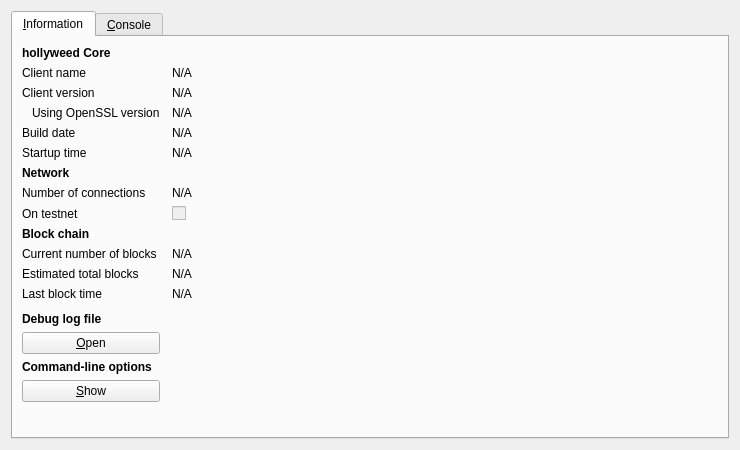
<?xml version="1.0" encoding="UTF-8"?>
<ui version="4.0">
 <class>RPCConsole</class>
 <widget class="QDialog" name="RPCConsole">
  <property name="geometry">
   <rect>
    <x>0</x>
    <y>0</y>
    <width>740</width>
    <height>450</height>
   </rect>
  </property>
  <property name="windowTitle">
   <string>hollyweed - Debug window</string>
  </property>
  <layout class="QVBoxLayout" name="verticalLayout_2">
   <item>
    <widget class="QTabWidget" name="tabWidget">
     <property name="currentIndex">
      <number>0</number>
     </property>
     <widget class="QWidget" name="tab_info">
      <attribute name="title">
       <string>&amp;Information</string>
      </attribute>
      <layout class="QGridLayout" name="gridLayout" columnstretch="0,1">
       <property name="horizontalSpacing">
        <number>12</number>
       </property>
       <item row="0" column="0">
        <widget class="QLabel" name="label_9">
         <property name="font">
          <font>
           <weight>75</weight>
           <bold>true</bold>
          </font>
         </property>
         <property name="text">
          <string>hollyweed Core</string>
         </property>
        </widget>
       </item>
       <item row="1" column="0">
        <widget class="QLabel" name="label_5">
         <property name="text">
          <string>Client name</string>
         </property>
        </widget>
       </item>
       <item row="1" column="1">
        <widget class="QLabel" name="clientName">
         <property name="cursor">
          <cursorShape>IBeamCursor</cursorShape>
         </property>
         <property name="text">
          <string>N/A</string>
         </property>
         <property name="textFormat">
          <enum>Qt::PlainText</enum>
         </property>
         <property name="textInteractionFlags">
          <set>Qt::LinksAccessibleByMouse|Qt::TextSelectableByKeyboard|Qt::TextSelectableByMouse</set>
         </property>
        </widget>
       </item>
       <item row="2" column="0">
        <widget class="QLabel" name="label_6">
         <property name="text">
          <string>Client version</string>
         </property>
        </widget>
       </item>
       <item row="2" column="1">
        <widget class="QLabel" name="clientVersion">
         <property name="cursor">
          <cursorShape>IBeamCursor</cursorShape>
         </property>
         <property name="text">
          <string>N/A</string>
         </property>
         <property name="textFormat">
          <enum>Qt::PlainText</enum>
         </property>
         <property name="textInteractionFlags">
          <set>Qt::LinksAccessibleByMouse|Qt::TextSelectableByKeyboard|Qt::TextSelectableByMouse</set>
         </property>
        </widget>
       </item>
       <item row="3" column="0">
        <widget class="QLabel" name="label_14">
         <property name="text">
          <string>Using OpenSSL version</string>
         </property>
         <property name="indent">
          <number>10</number>
         </property>
        </widget>
       </item>
       <item row="3" column="1">
        <widget class="QLabel" name="openSSLVersion">
         <property name="cursor">
          <cursorShape>IBeamCursor</cursorShape>
         </property>
         <property name="text">
          <string>N/A</string>
         </property>
         <property name="textFormat">
          <enum>Qt::PlainText</enum>
         </property>
         <property name="textInteractionFlags">
          <set>Qt::LinksAccessibleByMouse|Qt::TextSelectableByKeyboard|Qt::TextSelectableByMouse</set>
         </property>
        </widget>
       </item>
       <item row="4" column="0">
        <widget class="QLabel" name="label_12">
         <property name="text">
          <string>Build date</string>
         </property>
        </widget>
       </item>
       <item row="4" column="1">
        <widget class="QLabel" name="buildDate">
         <property name="cursor">
          <cursorShape>IBeamCursor</cursorShape>
         </property>
         <property name="text">
          <string>N/A</string>
         </property>
         <property name="textFormat">
          <enum>Qt::PlainText</enum>
         </property>
         <property name="textInteractionFlags">
          <set>Qt::LinksAccessibleByMouse|Qt::TextSelectableByKeyboard|Qt::TextSelectableByMouse</set>
         </property>
        </widget>
       </item>
       <item row="5" column="0">
        <widget class="QLabel" name="label_13">
         <property name="text">
          <string>Startup time</string>
         </property>
        </widget>
       </item>
       <item row="5" column="1">
        <widget class="QLabel" name="startupTime">
         <property name="cursor">
          <cursorShape>IBeamCursor</cursorShape>
         </property>
         <property name="text">
          <string>N/A</string>
         </property>
         <property name="textFormat">
          <enum>Qt::PlainText</enum>
         </property>
         <property name="textInteractionFlags">
          <set>Qt::LinksAccessibleByMouse|Qt::TextSelectableByKeyboard|Qt::TextSelectableByMouse</set>
         </property>
        </widget>
       </item>
       <item row="6" column="0">
        <widget class="QLabel" name="label_11">
         <property name="font">
          <font>
           <weight>75</weight>
           <bold>true</bold>
          </font>
         </property>
         <property name="text">
          <string>Network</string>
         </property>
        </widget>
       </item>
       <item row="7" column="0">
        <widget class="QLabel" name="label_7">
         <property name="text">
          <string>Number of connections</string>
         </property>
        </widget>
       </item>
       <item row="7" column="1">
        <widget class="QLabel" name="numberOfConnections">
         <property name="cursor">
          <cursorShape>IBeamCursor</cursorShape>
         </property>
         <property name="text">
          <string>N/A</string>
         </property>
         <property name="textFormat">
          <enum>Qt::PlainText</enum>
         </property>
         <property name="textInteractionFlags">
          <set>Qt::LinksAccessibleByMouse|Qt::TextSelectableByKeyboard|Qt::TextSelectableByMouse</set>
         </property>
        </widget>
       </item>
       <item row="8" column="0">
        <widget class="QLabel" name="label_8">
         <property name="text">
          <string>On testnet</string>
         </property>
        </widget>
       </item>
       <item row="8" column="1">
        <widget class="QCheckBox" name="isTestNet">
         <property name="enabled">
          <bool>false</bool>
         </property>
         <property name="text">
          <string/>
         </property>
        </widget>
       </item>
       <item row="9" column="0">
        <widget class="QLabel" name="label_10">
         <property name="font">
          <font>
           <weight>75</weight>
           <bold>true</bold>
          </font>
         </property>
         <property name="text">
          <string>Block chain</string>
         </property>
        </widget>
       </item>
       <item row="10" column="0">
        <widget class="QLabel" name="label_3">
         <property name="text">
          <string>Current number of blocks</string>
         </property>
        </widget>
       </item>
       <item row="10" column="1">
        <widget class="QLabel" name="numberOfBlocks">
         <property name="cursor">
          <cursorShape>IBeamCursor</cursorShape>
         </property>
         <property name="text">
          <string>N/A</string>
         </property>
         <property name="textFormat">
          <enum>Qt::PlainText</enum>
         </property>
         <property name="textInteractionFlags">
          <set>Qt::LinksAccessibleByMouse|Qt::TextSelectableByKeyboard|Qt::TextSelectableByMouse</set>
         </property>
        </widget>
       </item>
       <item row="11" column="0">
        <widget class="QLabel" name="label_4">
         <property name="text">
          <string>Estimated total blocks</string>
         </property>
        </widget>
       </item>
       <item row="11" column="1">
        <widget class="QLabel" name="totalBlocks">
         <property name="cursor">
          <cursorShape>IBeamCursor</cursorShape>
         </property>
         <property name="text">
          <string>N/A</string>
         </property>
         <property name="textFormat">
          <enum>Qt::PlainText</enum>
         </property>
         <property name="textInteractionFlags">
          <set>Qt::LinksAccessibleByMouse|Qt::TextSelectableByKeyboard|Qt::TextSelectableByMouse</set>
         </property>
        </widget>
       </item>
       <item row="12" column="0">
        <widget class="QLabel" name="label_2">
         <property name="text">
          <string>Last block time</string>
         </property>
        </widget>
       </item>
       <item row="12" column="1">
        <widget class="QLabel" name="lastBlockTime">
         <property name="cursor">
          <cursorShape>IBeamCursor</cursorShape>
         </property>
         <property name="text">
          <string>N/A</string>
         </property>
         <property name="textFormat">
          <enum>Qt::PlainText</enum>
         </property>
         <property name="textInteractionFlags">
          <set>Qt::LinksAccessibleByMouse|Qt::TextSelectableByKeyboard|Qt::TextSelectableByMouse</set>
         </property>
        </widget>
       </item>
       <item row="13" column="0">
        <spacer name="verticalSpacer_2">
         <property name="orientation">
          <enum>Qt::Vertical</enum>
         </property>
         <property name="sizeHint" stdset="0">
          <size>
           <width>20</width>
           <height>20</height>
          </size>
         </property>
        </spacer>
       </item>
       <item row="14" column="0">
        <widget class="QLabel" name="labelDebugLogfile">
         <property name="font">
          <font>
           <weight>75</weight>
           <bold>true</bold>
          </font>
         </property>
         <property name="text">
          <string>Debug log file</string>
         </property>
        </widget>
       </item>
       <item row="15" column="0">
        <widget class="QPushButton" name="openDebugLogfileButton">
         <property name="toolTip">
          <string>Open the hollyweed debug log file from the current data directory. This can take a few seconds for large log files.</string>
         </property>
         <property name="text">
          <string>&amp;Open</string>
         </property>
         <property name="autoDefault">
          <bool>false</bool>
         </property>
        </widget>
       </item>
       <item row="16" column="0">
        <widget class="QLabel" name="labelCLOptions">
         <property name="font">
          <font>
           <weight>75</weight>
           <bold>true</bold>
          </font>
         </property>
         <property name="text">
          <string>Command-line options</string>
         </property>
        </widget>
       </item>
       <item row="17" column="0">
        <widget class="QPushButton" name="showCLOptionsButton">
         <property name="toolTip">
          <string>Show the hollyweed-qt help message to get a list with possible xonecoin command-line options.</string>
         </property>
         <property name="text">
          <string>&amp;Show</string>
         </property>
         <property name="autoDefault">
          <bool>false</bool>
         </property>
        </widget>
       </item>
       <item row="18" column="0">
        <spacer name="verticalSpacer">
         <property name="orientation">
          <enum>Qt::Vertical</enum>
         </property>
         <property name="sizeHint" stdset="0">
          <size>
           <width>20</width>
           <height>40</height>
          </size>
         </property>
        </spacer>
       </item>
      </layout>
     </widget>
     <widget class="QWidget" name="tab_console">
      <attribute name="title">
       <string>&amp;Console</string>
      </attribute>
      <layout class="QVBoxLayout" name="verticalLayout_3">
       <property name="spacing">
        <number>3</number>
       </property>
       <item>
        <widget class="QTextEdit" name="messagesWidget">
         <property name="minimumSize">
          <size>
           <width>0</width>
           <height>100</height>
          </size>
         </property>
         <property name="readOnly">
          <bool>true</bool>
         </property>
         <property name="tabKeyNavigation" stdset="0">
          <bool>false</bool>
         </property>
         <property name="columnCount" stdset="0">
          <number>2</number>
         </property>
        </widget>
       </item>
       <item>
        <layout class="QHBoxLayout" name="horizontalLayout">
         <property name="spacing">
          <number>3</number>
         </property>
         <item>
          <widget class="QLabel" name="label">
           <property name="text">
            <string notr="true">&gt;</string>
           </property>
          </widget>
         </item>
         <item>
          <widget class="QLineEdit" name="lineEdit"/>
         </item>
         <item>
          <widget class="QPushButton" name="clearButton">
           <property name="maximumSize">
            <size>
             <width>24</width>
             <height>24</height>
            </size>
           </property>
           <property name="toolTip">
            <string>Clear console</string>
           </property>
           <property name="text">
            <string/>
           </property>
           <property name="icon">
            <iconset resource="../bitcoin.qrc">
             <normaloff>:/icons/remove</normaloff>:/icons/remove</iconset>
           </property>
           <property name="shortcut">
            <string notr="true">Ctrl+L</string>
           </property>
           <property name="autoDefault">
            <bool>false</bool>
           </property>
          </widget>
         </item>
        </layout>
       </item>
      </layout>
     </widget>
    </widget>
   </item>
  </layout>
 </widget>
 <resources>
  <include location="../bitcoin.qrc"/>
 </resources>
 <connections/>
</ui>
